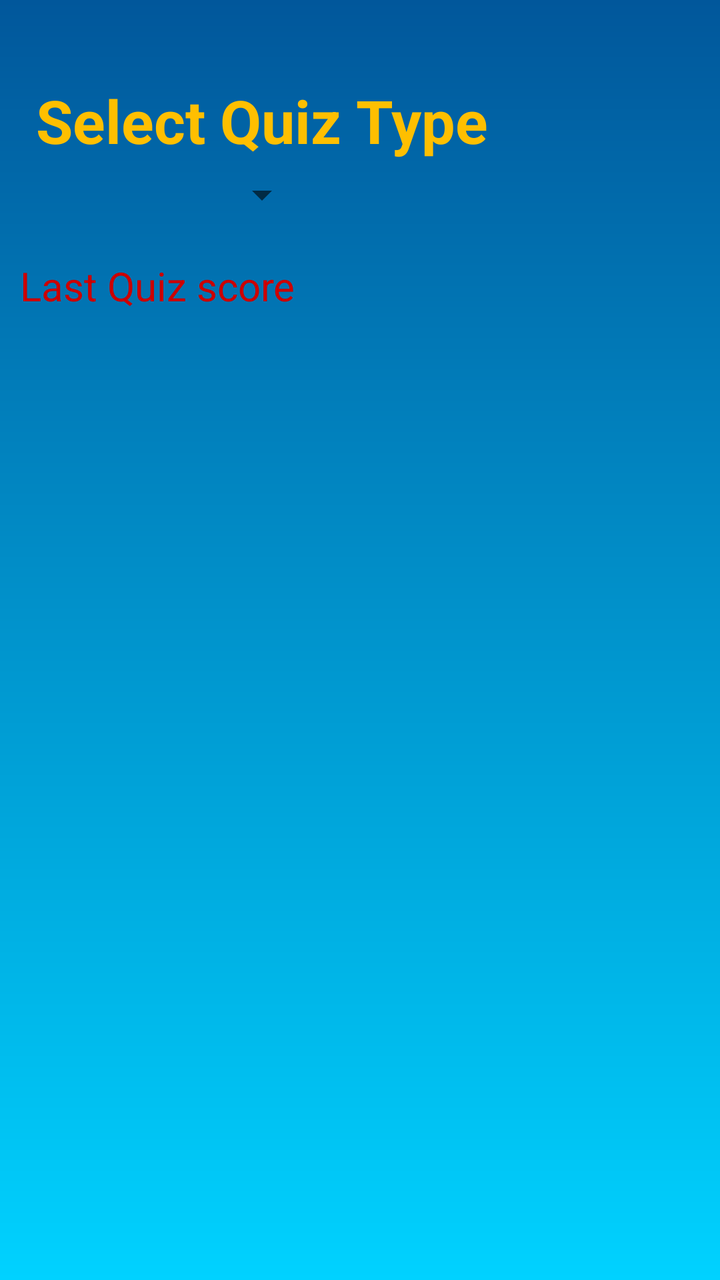
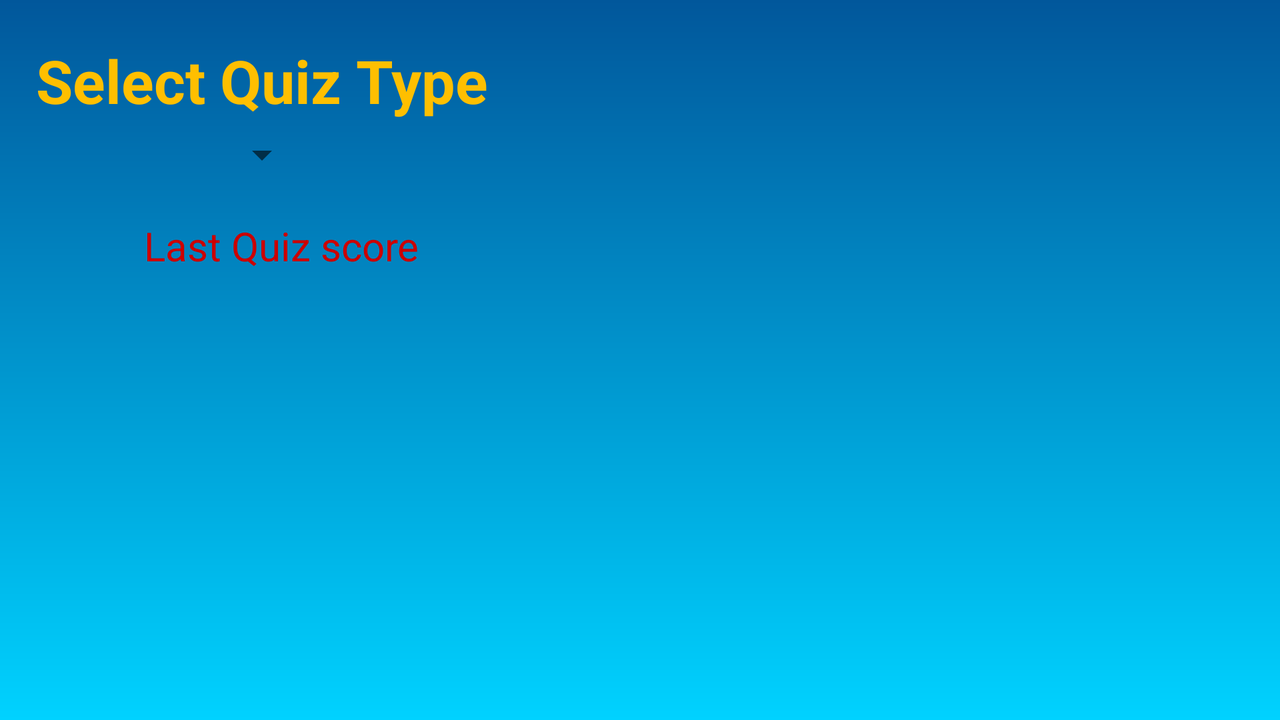

Compare how this app lays out the same screen by default and in its alternative resource folder. The renders come first, then the two layout files and the values they reference.
<!-- AndroidManifest.xml: application theme AppTheme -->
<!-- res/layout/activity_home.xml -->
<?xml version="1.0" encoding="utf-8"?>
<LinearLayout xmlns:android="http://schemas.android.com/apk/res/android"
    xmlns:app="http://schemas.android.com/apk/res-auto"
    xmlns:tools="http://schemas.android.com/tools"
    android:layout_width="match_parent"
    android:layout_height="match_parent"
    android:background="@drawable/gradient"
    android:orientation="vertical"
    tools:context="com.mickey.himan.brainvitaquiz.HomeActivity">

    <LinearLayout
        android:layout_width="wrap_content"
        android:layout_height="wrap_content"
        android:layout_marginLeft="18dp"
        android:layout_marginTop="40dp"
        android:gravity="center"
        android:orientation="vertical">

        <TextView
            android:id="@+id/text1"
            android:layout_width="wrap_content"
            android:layout_height="wrap_content"
            android:layout_marginBottom="5dp"
            android:text="Select Quiz Type"
            android:textColor="@color/colorAmber"
            android:textSize="30sp"
            android:textStyle="bold" />

        <Spinner
            android:id="@+id/spin"
            android:layout_width="wrap_content"
            android:layout_height="wrap_content"
            android:scrollbarSize="20dp"
            android:textAlignment="center"
            android:tooltipText="30sp">

        </Spinner>

    </LinearLayout>

    <LinearLayout
        android:layout_width="wrap_content"
        android:layout_height="match_parent"
        android:layout_marginLeft="10dp"
        android:layout_marginTop="20dp"
        android:orientation="vertical">

        <TextView
            android:id="@+id/first"
            android:layout_width="wrap_content"
            android:layout_height="wrap_content"
            android:text="Last Quiz score"
            android:textColor="@color/colorBostonRed"
            android:textSize="20sp" />

        <TextView
            android:id="@+id/first_edit"
            android:layout_width="wrap_content"
            android:layout_height="wrap_content"
            android:layout_marginLeft="10dp"
            android:layout_marginTop="20dp"
            android:textColor="@color/colorBostonRed"
            android:textSize="20sp"
            android:textStyle="bold" />

        <TextView
            android:id="@+id/Second_edit"
            android:layout_width="wrap_content"
            android:layout_height="wrap_content"
            android:layout_marginLeft="10dp"
            android:layout_marginTop="20dp"
            android:textColor="@color/colorBostonRed"
            android:textSize="20sp"
            android:textStyle="bold" />

        <TextView
            android:id="@+id/third_edit"
            android:layout_width="wrap_content"
            android:layout_height="wrap_content"
            android:layout_marginLeft="10dp"
            android:layout_marginTop="20dp"
            android:textColor="@color/colorBostonRed"
            android:textSize="20sp"
            android:textStyle="bold" />

    </LinearLayout>

</LinearLayout>
<!-- resources referenced by this layout -->
<resources>
  <color name="colorAmber">#FFBF00</color>
  <color name="colorBostonRed">#CC0000</color>
  <!-- drawable gradient (drawable) -->
  <?xml version="1.0" encoding="utf-8"?>
      <shape xmlns:android="http://schemas.android.com/apk/res/android"
          android:shape="rectangle">
          <gradient
              android:startColor="@color/colorPeacockBlue"
              android:endColor="#00D2FF"
              android:angle="270"/>
  
          <corners
              android:bottomRightRadius="0dp"
              android:bottomLeftRadius="0dp"
              android:topLeftRadius="0dp"
              android:topRightRadius="0dp"/>
      </shape>
  <style name="AppTheme" parent="Theme.AppCompat.Light.DarkActionBar">
          
          <item name="colorPrimary">@color/colorPrimary</item>
          <item name="colorPrimaryDark">@color/colorPrimaryDark</item>
          <item name="colorAccent">@color/colorAccent</item>
      </style>
  <color name="colorPeacockBlue">#01579B</color>
  <color name="colorPrimary">#3F51B5</color>
  <color name="colorPrimaryDark">#303F9F</color>
  <color name="colorAccent">#FF4081</color>
</resources>
<!-- res/layout-land/activity_home.xml (the repository's variant of the layout above) -->
<!-- drawn on the phone turned sideways -->
<?xml version="1.0" encoding="utf-8"?>
<LinearLayout xmlns:android="http://schemas.android.com/apk/res/android"
    xmlns:app="http://schemas.android.com/apk/res-auto"
    xmlns:tools="http://schemas.android.com/tools"
    android:layout_width="match_parent"
    android:layout_height="match_parent"
    android:background="@drawable/gradient"
    tools:context="com.mickey.himan.brainvitaquiz.HomeActivity">

    <LinearLayout
        android:layout_width="wrap_content"
        android:layout_height="wrap_content"
        android:layout_marginLeft="18dp"
        android:layout_marginTop="20dp"
        android:gravity="center"
        android:orientation="vertical">

        <TextView
            android:id="@+id/text1"
            android:layout_width="wrap_content"
            android:layout_height="wrap_content"
            android:layout_marginBottom="5dp"
            android:text="Select Quiz Type"
            android:textColor="@color/colorAmber"
            android:textSize="30sp"
            android:textStyle="bold" />

        <Spinner
            android:id="@+id/spin"
            android:layout_width="wrap_content"
            android:layout_height="wrap_content"
            android:scrollbarSize="20dp"
            android:textAlignment="center"
            android:tooltipText="30sp">

        </Spinner>
        <LinearLayout
            android:layout_width="wrap_content"
            android:layout_height="match_parent"
            android:layout_marginLeft="10dp"
            android:layout_marginTop="20dp"
            android:orientation="vertical">

            <TextView
                android:id="@+id/first"
                android:layout_width="wrap_content"
                android:layout_height="wrap_content"
                android:text="Last Quiz score"
                android:textColor="@color/colorBostonRed"
                android:textSize="20sp" />

            <TextView
                android:id="@+id/first_edit"
                android:layout_width="wrap_content"
                android:layout_height="wrap_content"
                android:layout_marginLeft="10dp"
                android:layout_marginTop="20dp"
                android:textColor="@color/colorBostonRed"
                android:textSize="20sp"
                android:textStyle="bold" />

            <TextView
                android:id="@+id/Second_edit"
                android:layout_width="wrap_content"
                android:layout_height="wrap_content"
                android:layout_marginLeft="10dp"
                android:layout_marginTop="20dp"
                android:textColor="@color/colorBostonRed"
                android:textSize="20sp"
                android:textStyle="bold" />

            <TextView
                android:id="@+id/third_edit"
                android:layout_width="wrap_content"
                android:layout_height="wrap_content"
                android:layout_marginLeft="10dp"
                android:layout_marginTop="20dp"
                android:textColor="@color/colorBostonRed"
                android:textSize="20sp"
                android:textStyle="bold" />

        </LinearLayout>

    </LinearLayout>

</LinearLayout>
